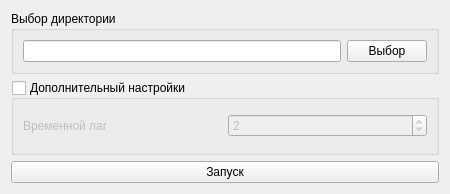
<?xml version="1.0" encoding="UTF-8"?>
<ui version="4.0">
 <class>SettingWidget</class>
 <widget class="QWidget" name="SettingWidget">
  <property name="geometry">
   <rect>
    <x>0</x>
    <y>0</y>
    <width>450</width>
    <height>194</height>
   </rect>
  </property>
  <property name="sizePolicy">
   <sizepolicy hsizetype="MinimumExpanding" vsizetype="MinimumExpanding">
    <horstretch>0</horstretch>
    <verstretch>0</verstretch>
   </sizepolicy>
  </property>
  <property name="windowTitle">
   <string>RealTimeSignalVizualization</string>
  </property>
  <layout class="QVBoxLayout" name="verticalLayout_2">
   <item>
    <widget class="QGroupBox" name="PathGB">
     <property name="title">
      <string>Выбор директории</string>
     </property>
     <layout class="QHBoxLayout" name="horizontalLayout">
      <item>
       <widget class="QLineEdit" name="PathLineEdit"/>
      </item>
      <item>
       <widget class="QPushButton" name="ChooseDirBtn">
        <property name="text">
         <string>Выбор</string>
        </property>
       </widget>
      </item>
     </layout>
    </widget>
   </item>
   <item>
    <widget class="QGroupBox" name="SettingGB">
     <property name="sizePolicy">
      <sizepolicy hsizetype="MinimumExpanding" vsizetype="MinimumExpanding">
       <horstretch>0</horstretch>
       <verstretch>0</verstretch>
      </sizepolicy>
     </property>
     <property name="title">
      <string>Дополнительный настройки</string>
     </property>
     <property name="checkable">
      <bool>true</bool>
     </property>
     <property name="checked">
      <bool>false</bool>
     </property>
     <layout class="QHBoxLayout" name="horizontalLayout_2">
      <item>
       <widget class="QLabel" name="label">
        <property name="text">
         <string>Временной лаг</string>
        </property>
       </widget>
      </item>
      <item>
       <widget class="QSpinBox" name="TimeLagSB">
        <property name="minimum">
         <number>1</number>
        </property>
        <property name="maximum">
         <number>5</number>
        </property>
        <property name="value">
         <number>2</number>
        </property>
       </widget>
      </item>
     </layout>
    </widget>
   </item>
   <item>
    <widget class="QPushButton" name="StartBtn">
     <property name="text">
      <string>Запуск</string>
     </property>
    </widget>
   </item>
  </layout>
 </widget>
 <resources/>
 <connections/>
</ui>
